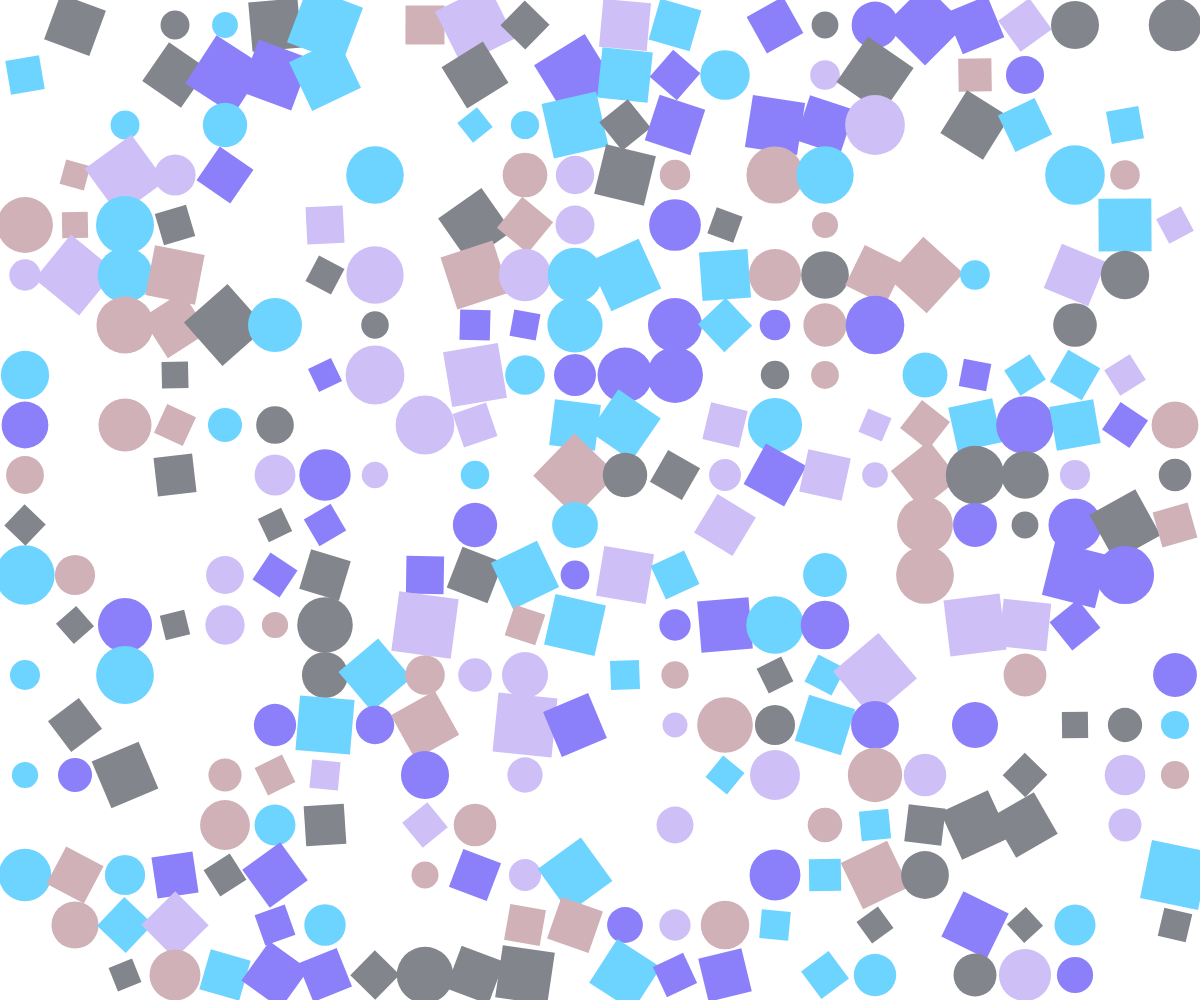
Frame 1 (no input)
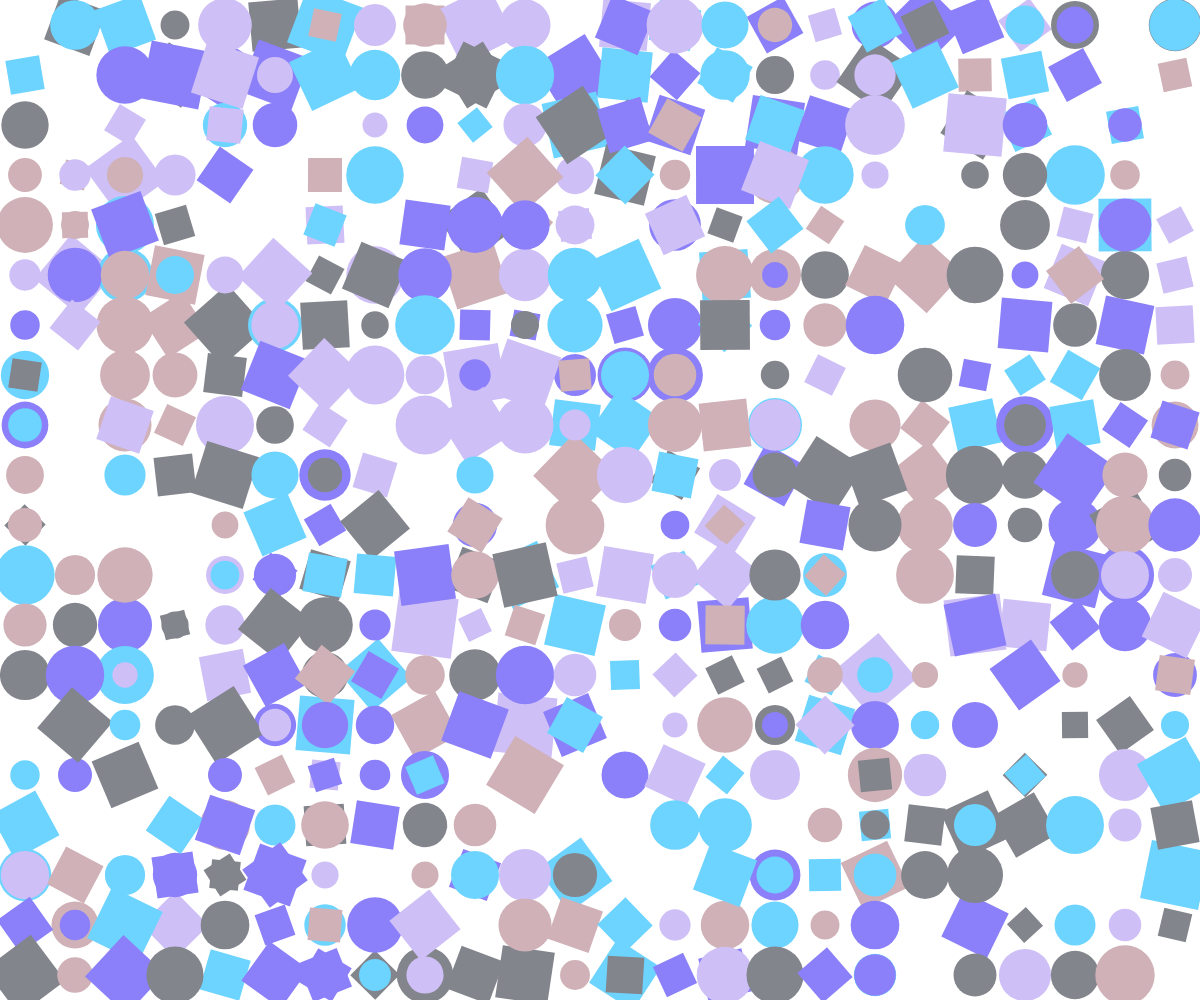
Frame 2 (the mouse pressed at the canvas centre, redrawn once)

The p5.js sketch that drew these frames (run headless with seeded random() and noise() and a simulated clock; the mouse was pressed at the canvas centre and the sketch redrawn once):

// p5.js sketch
// ── sketch.js
const palette = [
  [108, 212, 255],
  [139, 128, 249],
  [207, 191, 247],
  [207, 177, 183],
  [131, 133, 140],
];

function setup() {
  createCanvas(windowWidth, windowHeight);
  colorMode(RGB, 255);
  rectMode(CENTER); 
  noLoop();
  noStroke();
}

function mouseWheel(event) {
  draw();
}

function draw() {
  let gridSize = 50;
  for (let x = gridSize / 2; x < width; x += gridSize) {
    for (let y = gridSize / 2; y < height; y += gridSize) {
      let r = random(1);
      fill(random(palette));
      let size = random(gridSize * 0.5, gridSize * 1.2);

      if (r < 0.3) {
        push();
        translate(x, y);
        rotate(random(TWO_PI));
        rect(0, 0, size, size);
        pop();

      } else if (r < 0.6) {
        circle(x, y, size);

      } else if (r < 0.8) {
        noFill();
        strokeWeight(random(2, 5));
        let startAngle = random(TWO_PI);
        let endAngle = startAngle + random(PI, TWO_PI);
        arc(x, y, size, size, startAngle, endAngle);

      }
    }
  }
}
